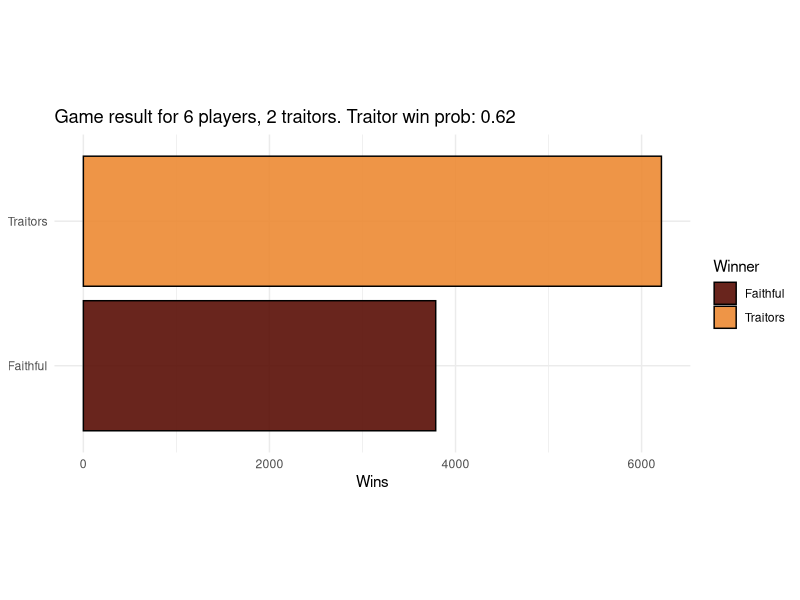
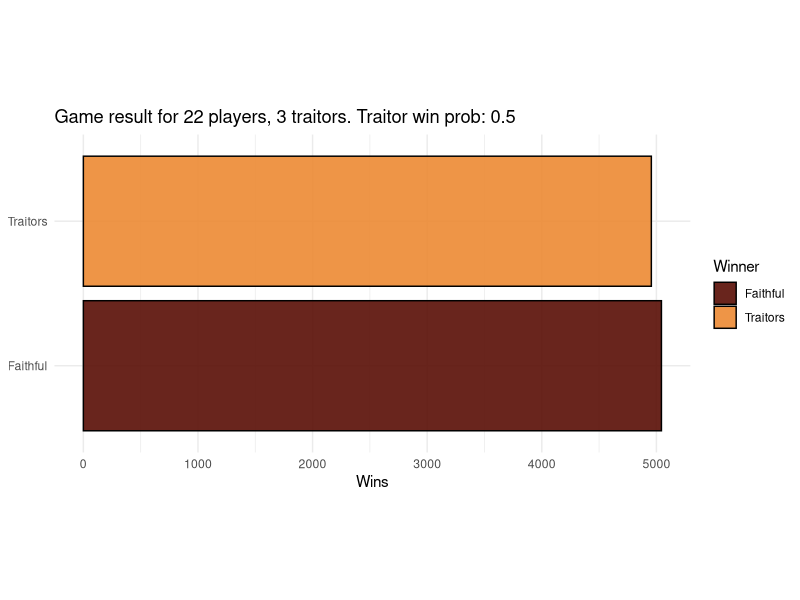
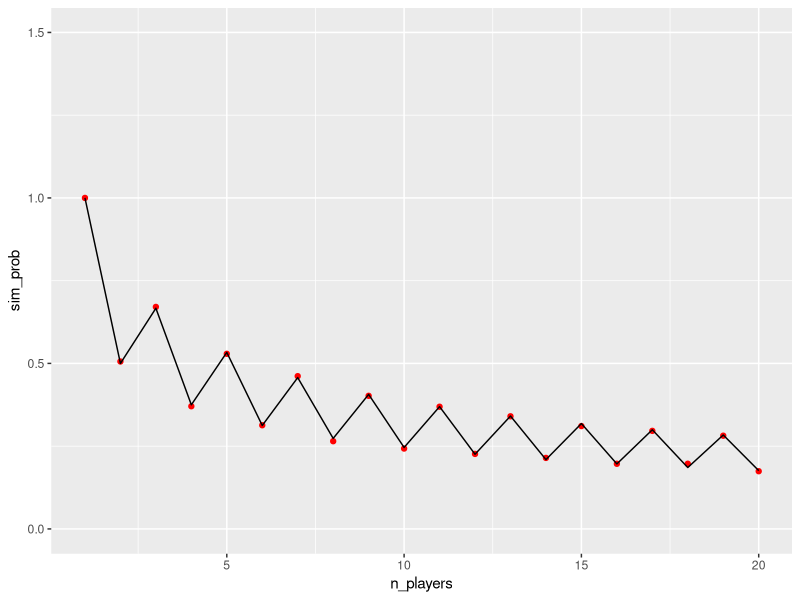
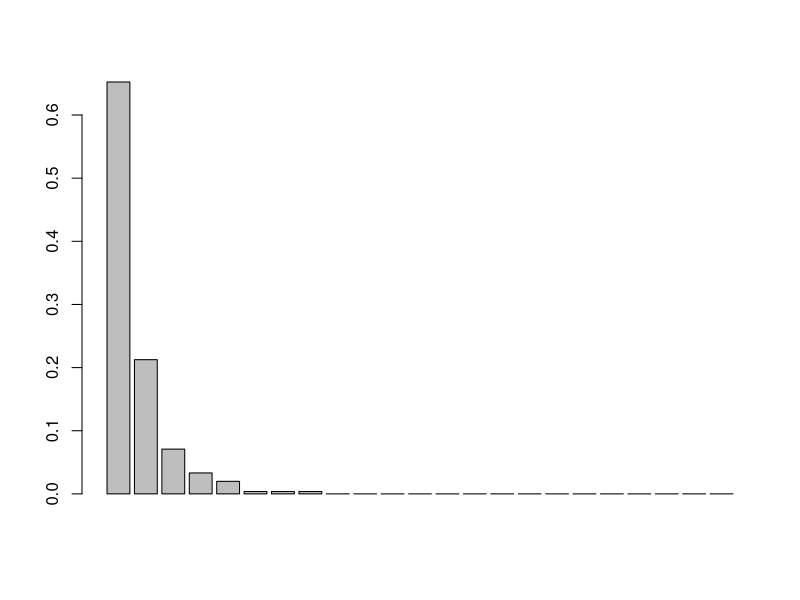
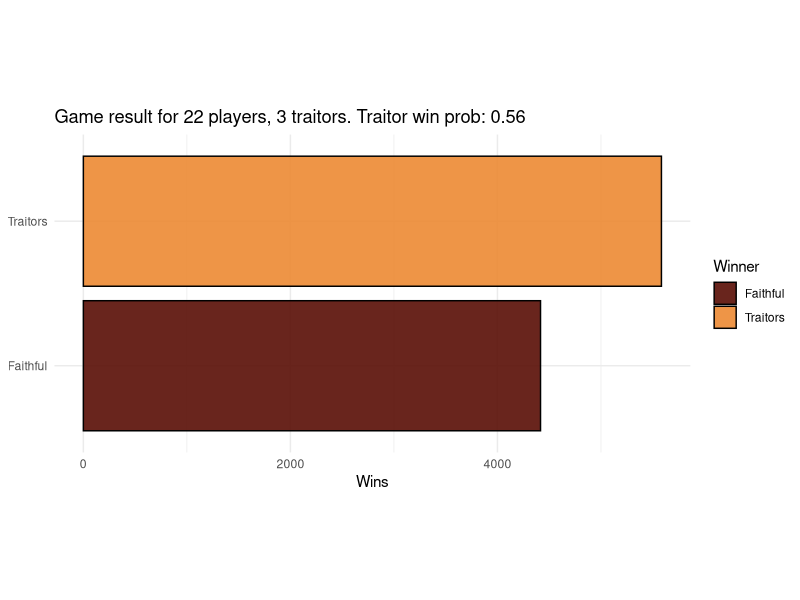
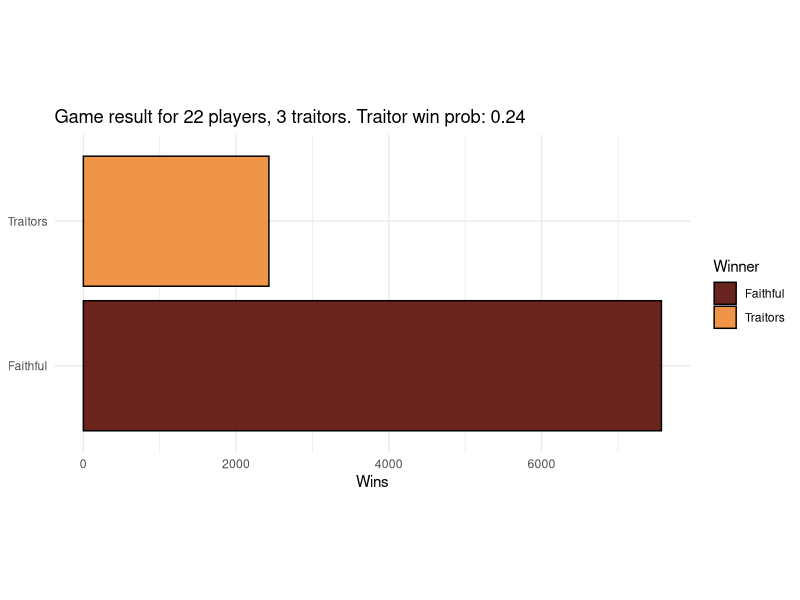
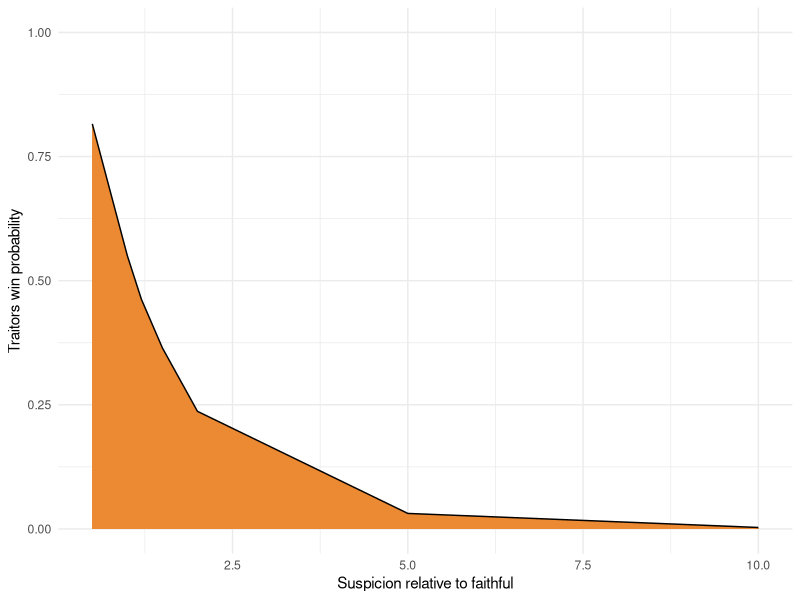
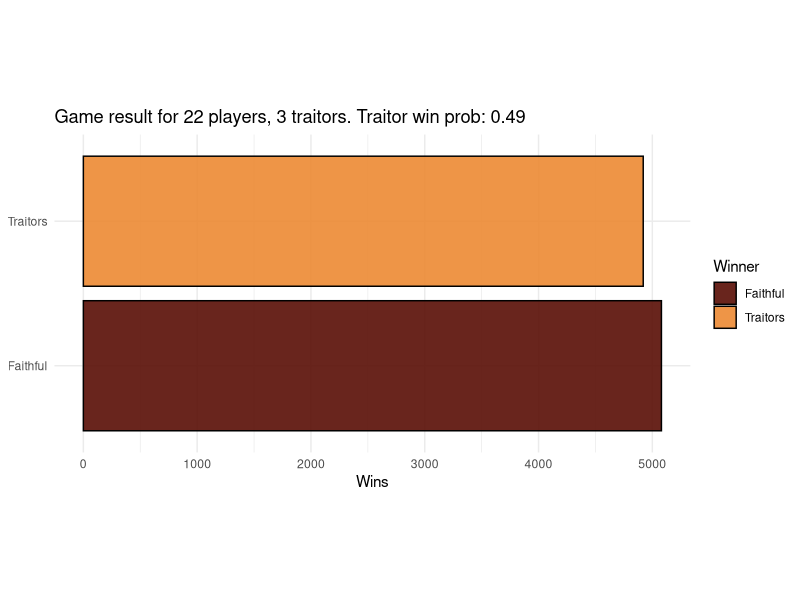

These figures' R source, in order:
## ---- chunk 1
#| label: deps
#| code-fold: true
#| warning: false

#  Plumbing and other distracting code is behind the folds.
library(knitr)
library(tidyverse)

orange <- rgb(236 / 255, 137 / 255, 51 / 255)
crimson <- rgb(89 / 255, 14 / 255, 5 / 255)
## ---- chunk 2
#| label: game-setup

set.seed(42)

random_faithful <- function(n_players, n_traitors) {
  # vote for a single random player
  target <- sample(1:n_players, size = 1)
  rep(target, n_players - n_traitors)
}

random_traitors <- function(n_players, n_traitors) {
  # vote a single random faithful
  target <- sample((n_traitors + 1):n_players, size = 1)
  rep(target, n_traitors)
}

game <- function(
    n_players = 6,
    n_traitors = 2,
    traitor_strategy = random_traitors,
    faithful_strategy = random_faithful) {
  while (TRUE) {
    # There's an implicit player index here:
    #  c(traitor, traitor, faithful, faithful, ..., faithful)
    # Traitors are always the leading elements in the index.

    if (n_traitors == 0 || n_players - n_traitors < n_traitors) {
      break
    }

    # DAY
    votes <- rep(0, n_players)

    if (n_players - n_traitors == 1) {
      # special case for 2 players 1 traitor
      # coded here to avoid having to handle it repeatedly
      votes[1:n_traitors] <- n_players
    } else {
      votes[1:n_traitors] <- traitor_strategy(n_players, n_traitors)
    }
    votes[(n_traitors + 1):n_players] <- faithful_strategy(n_players, n_traitors)

    exiled <- which.max(tabulate(votes))

    n_players <- n_players - 1 # EXILE!
    if (exiled <= n_traitors) {
      n_traitors <- n_traitors - 1
    }

    if (n_traitors == 0 || n_players - n_traitors < n_traitors) {
      break
    }

    # NIGHT
    n_players <- n_players - 1 # MURDER!
  }

  list(n_players_remaining = n_players, n_traitors_remaining = n_traitors)
}

game()
## ---- chunk 3
#| label: fig-simulate-games

sim_games <- function(..., .n_games = 10000) {
  1:.n_games |>
    map(\(x) game(...), .progress = TRUE) |>
    bind_rows() |>
    mutate(
      traitors_win = n_traitors_remaining > 0,
      winner = ifelse(n_traitors_remaining > 0, "Traitors", "Faithful")
    )
}

plot_game_results <- function(results, n_players, n_traitors) {
  traitor_win_prob <- mean(results$traitors_win)

  ggplot(
    results |>
      group_by(winner) |>
      count()
  ) +
    aes(y = winner, x = n, fill = winner, label=winner) +
    geom_bar(stat = "identity", colour = "black", orientation = "y", alpha=0.9) +
    scale_fill_manual(values = c(crimson, orange)) +
    labs(
      title = sprintf(
        "Game result for %s players, %s traitors. Traitor win prob: %s",
        n_players,
        n_traitors,
        round(traitor_win_prob, digits = 2)
      ),
      x = "Wins",
      y = NULL,
      fill = "Winner"
    ) +
    theme_minimal() +
    theme(aspect.ratio = 0.5)
}

results <- sim_games(6, 2)
plot_game_results(results, 6, 2)
## ---- chunk 4
#| label: fig-simulate-show-numbers

results <- sim_games(22, 3)
plot_game_results(results, 22, 3)
## ---- chunk 5
#| label: fig-sim-comparison
#| fig-cap: Comparison of simulated (points) to calculated (line) win probabilities.
#| code-fold: true

migdal <- function(n) {
  if (n == 1) {
    1
  } else {
    if (n %% 2 == 0) {
      prod(seq(1, n - 1, 2)) / prod(seq(2, n, 2))
    } else {
      prod(seq(2, n - 1, 2)) / prod(seq(1, n, 2))
    }
  }
}

sim_probs <- 1:20 |>
  map(\(n) mean(sim_games(n, 1)$traitors_win), .progress = TRUE) |>
  as.double()

migdal_probs <- 1:20 |>
  map(migdal) |>
  as.double()

ggplot(tibble(n_players = 1:20, sim_prob = sim_probs)) +
  aes(x = n_players, y = sim_prob) +
  geom_point(colour = "red") +
  geom_line(data = tibble(n_players = 1:20, migdal_prob = migdal_probs), mapping = aes(y = migdal_prob)) +
  scale_y_continuous(limits = c(0, 1.5))
## ---- chunk 6
#| label: pad
#| code-fold: true

pad <- function(v, new_length, value) {
  v2 <- rep(value, new_length)
  v2[1:length(v)] <- v
  v2
}
## ---- chunk 7
#| label: aussie-votes

# Some fixes were required: two players abstained from a vote, and one quit.
# I converted these into pseudo-votes for an imaginary player.
votes <- list(
  c(20, 2, 1),
  c(16, 2, 1, 1, 1),
  c(4, 4, 3, 3, 2, 1, 1, 1),
  c(11, 5, 2),
  c(7, 6, 2, 1),
  c(7, 5, 1, 1),
  c(9, 3, 1),
  c(9, 1, 1),
  c(8, 2),
  c(4, 1, 1, 1, 1),
  c(5, 1, 1),
  c(4, 1),
  c(3, 1),
  c(2, 1)
) |>
  # Zero-pad every round
  lapply(\(v) pad(v, sum(v), 0))
## ---- chunk 8
#| label: tbl-unnecessary-chisq
#| tbl-cap: Completely unnecessary $\chi^2$ goodness-of-fit tests.

votes |>
  head(10) |> # the final rounds have too few votes to test
  lapply(\(v) as.data.frame(chisq.test(v, simulate.p.value = TRUE)[c("statistic", "p.value")])) |>
  bind_rows() |>
  kable(digits = 5)
## ---- chunk 9
#| label: fig-est-multinomial
#| fig-cap: Mean of normalised vote counts across each round.
n_rounds <- length(votes)
n_players <- length(votes[[1]])

mat <- matrix(0, nrow = n_rounds, ncol = n_players)

for (i in 1:n_rounds) {
  v <- votes[[i]]
  mat[i, 1:length(v)] <- v / sum(v)
}

vote_prob <- colSums(mat) / nrow(mat)

barplot(vote_prob)
## ---- chunk 10
#| label: herding-strat

random_herd <- function(n_players, n_traitors) {
  shuffled <- sample(n_players, n_players)
  sample(shuffled, size = n_players - n_traitors, replace = TRUE, prob = vote_prob[1:n_players])
}

results <- sim_games(n_players = 22, n_traitors = 3, traitor_strategy = random_traitors, faithful_strategy = random_herd)
plot_game_results(results, 22, 3)
## ---- chunk 11
intuitive_herd <- function(n_players, n_traitors, suspicion_factor = 2) {
  intuition <- rep(1, n_players)
  intuition[1:n_traitors] <- suspicion_factor
  intuition <- intuition / sum(intuition)
  shuffled <- sample(n_players, n_players, prob = intuition)
  sample(shuffled, size = n_players - n_traitors, replace = TRUE, prob = vote_prob[1:n_players])
}

results <- sim_games(n_players = 22, n_traitors = 3, traitor_strategy = random_traitors, faithful_strategy = intuitive_herd)
plot_game_results(results, 22, 3)
## ---- chunk 12
#| label: fig-suspicion
#| fig-cap: Traitor win probability as a function of suspicion.
suspicion <- c(0.5, 1.0, 1.2, 1.5, 2.0, 5.0, 10.0)
s_df <- suspicion |>
  map(
    \(s)
    sim_games(
      n_players = 22,
      n_traitors = 3,
      traitor_strategy = random_traitors,
      faithful_strategy = function(...) intuitive_herd(..., suspicion_factor = s)
    ) |>
      mutate(suspicion = s),
    .progress = TRUE
  ) |>
  bind_rows() |>
  group_by(suspicion) |>
  summarise(traitor_win_prob = mean(traitors_win))

ggplot(s_df) +
  aes(x = suspicion, y = traitor_win_prob) +
  geom_area(fill = orange, colour = "black") +
  scale_y_continuous(limits = c(0, 1)) +
  labs(
    x = "Suspicion relative to faithful",
    y = "Traitors win probability"
  ) +
  theme_minimal()
## ---- chunk 13
concerted_vote <- function(n_players, n_traitors) {
  # all vote for the same faithful
  rep(n_traitors + 1, n_traitors)
}
## ---- chunk 14
#| label: subtle-concerted-vote

subtle_concerted_vote <- function(n_players, n_traitors, vote_prob = 0.67) {
  n_faithful <- n_players - n_traitors
  weights <- rep((1 - vote_prob) / (n_faithful - 1), n_faithful)
  weights[1] <- vote_prob
  sample((n_traitors + 1):n_players, size = n_traitors, replace = TRUE, prob = weights)
}
## ---- chunk 15
#| label: fig-subtle-concerted-vote

results <- sim_games(n_players = 22, n_traitors = 3, traitor_strategy = subtle_concerted_vote)
plot_game_results(results, 22, 3)
